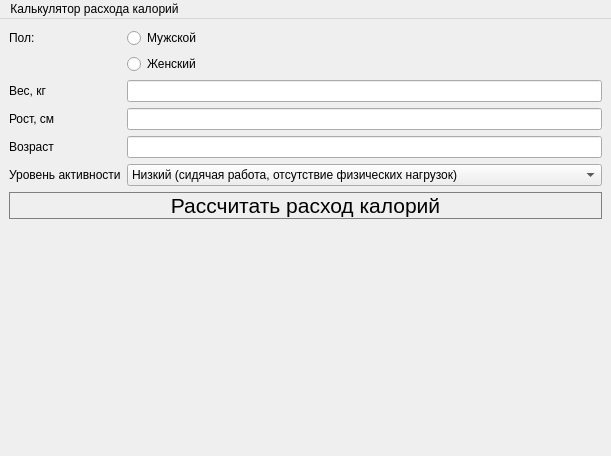
<?xml version="1.0" encoding="UTF-8"?>
<ui version="4.0">
 <class>MainWindow</class>
 <widget class="QMainWindow" name="MainWindow">
  <property name="geometry">
   <rect>
    <x>0</x>
    <y>0</y>
    <width>611</width>
    <height>456</height>
   </rect>
  </property>
  <property name="windowTitle">
   <string>MainWindow</string>
  </property>
  <property name="iconSize">
   <size>
    <width>25</width>
    <height>25</height>
   </size>
  </property>
  <widget class="QWidget" name="centralwidget">
   <layout class="QGridLayout" name="gridLayout">
    <item row="0" column="0">
     <layout class="QFormLayout" name="formLayout">
      <item row="0" column="0">
       <widget class="QLabel" name="label">
        <property name="text">
         <string>Пол:</string>
        </property>
       </widget>
      </item>
      <item row="0" column="1">
       <widget class="QRadioButton" name="men">
        <property name="text">
         <string>Мужской</string>
        </property>
       </widget>
      </item>
      <item row="1" column="1">
       <widget class="QRadioButton" name="women">
        <property name="text">
         <string>Женский</string>
        </property>
       </widget>
      </item>
      <item row="2" column="0">
       <widget class="QLabel" name="label_3">
        <property name="text">
         <string>Вес, кг</string>
        </property>
       </widget>
      </item>
      <item row="3" column="0">
       <widget class="QLabel" name="label_4">
        <property name="text">
         <string>Рост, см</string>
        </property>
       </widget>
      </item>
      <item row="3" column="1">
       <widget class="QLineEdit" name="high"/>
      </item>
      <item row="4" column="0">
       <widget class="QLabel" name="label_2">
        <property name="text">
         <string>Возраст</string>
        </property>
       </widget>
      </item>
      <item row="4" column="1">
       <widget class="QLineEdit" name="age"/>
      </item>
      <item row="5" column="0">
       <widget class="QLabel" name="label_5">
        <property name="text">
         <string>Уровень активности</string>
        </property>
       </widget>
      </item>
      <item row="5" column="1">
       <widget class="QComboBox" name="comboBox">
        <item>
         <property name="text">
          <string>Низкий (сидячая работа, отсутствие физических нагрузок)</string>
         </property>
        </item>
        <item>
         <property name="text">
          <string>Малый (легкие тренировки 1-3 раза в неделю)</string>
         </property>
        </item>
        <item>
         <property name="text">
          <string>Средний (умеренные тренировки 3-5 раз в неделю) </string>
         </property>
        </item>
        <item>
         <property name="text">
          <string>Высокий (сильные тренировки 5-7 раз в неделю)</string>
         </property>
        </item>
       </widget>
      </item>
      <item row="6" column="0" colspan="2">
       <layout class="QHBoxLayout" name="horizontalLayout">
        <item>
         <widget class="QPushButton" name="pushButton">
          <property name="font">
           <font>
            <pointsize>16</pointsize>
           </font>
          </property>
          <property name="styleSheet">
           <string notr="true">QPushButton {
   border: 1px solid gray;
}
QPushButton:pressed {
    background-color: qlineargradient(x1: 0, y1: 0, x2: 0, y2: 1,
                                      stop: 0 #dadbde, stop: 1 #f6f7fa);
}
</string>
          </property>
          <property name="text">
           <string>Рассчитать расход калорий</string>
          </property>
         </widget>
        </item>
       </layout>
      </item>
      <item row="7" column="0" colspan="2">
       <widget class="QLabel" name="result">
        <property name="font">
         <font>
          <pointsize>20</pointsize>
         </font>
        </property>
        <property name="styleSheet">
         <string notr="true">QLabel {
  qproperty-alignment: 'AlignVCenter | AlignRight';
  border: 1px solid gray;
}

background-color : white;
</string>
        </property>
        <property name="text">
         <string/>
        </property>
       </widget>
      </item>
      <item row="2" column="1">
       <widget class="QLineEdit" name="weight"/>
      </item>
     </layout>
    </item>
   </layout>
  </widget>
  <widget class="QMenuBar" name="menubar">
   <property name="geometry">
    <rect>
     <x>0</x>
     <y>0</y>
     <width>611</width>
     <height>25</height>
    </rect>
   </property>
   <widget class="QMenu" name="menu">
    <property name="title">
     <string>Калькулятор расхода калорий</string>
    </property>
   </widget>
   <addaction name="menu"/>
  </widget>
 </widget>
 <resources/>
 <connections/>
</ui>
